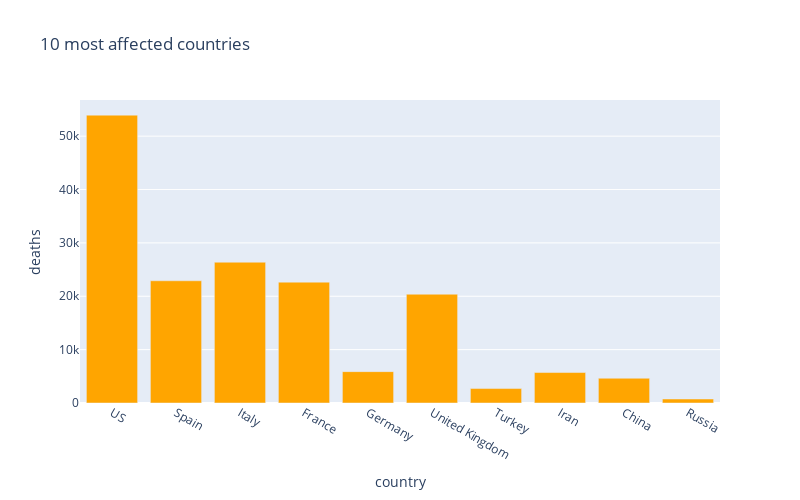

Notebook cell for this chart:
### Code cell
sorted_country_df = country_df.sort_values('confirmed', ascending= False)
px.bar(
    sorted_country_df.head(10),
    x = "country",
    y = "deaths",
    title= "10 most affected countries", # the axis names
    color_discrete_sequence=["orange"], 
    height=500,
    width=800
)

### Figure 1 — Plotly figure (JSON) as saved in the notebook; plotly's stock layout.template omitted (floating-point values rounded to 4 significant figures)
{"data": [{"alignmentgroup": "True", "hovertemplate": "country=%{x}<br>deaths=%{y}<extra></extra>", "legendgroup": "", "marker": {"color": "orange"}, "name": "", "offsetgroup": "", "orientation": "v", "showlegend": false, "textposition": "auto", "type": "bar", "x": ["US", "Spain", "Italy", "France", "Germany", "United Kingdom", "Turkey", "Iran", "China", "Russia"], "xaxis": "x", "y": [53934, 22902, 26384, 22648, 5877, 20381, 2706, 5710, 4636, 747], "yaxis": "y"}], "layout": {"barmode": "relative", "height": 500, "legend": {"tracegroupgap": 0}, "title": {"text": "10 most affected countries"}, "width": 800, "xaxis": {"anchor": "y", "domain": [0, 1], "title": {"text": "country"}}, "yaxis": {"anchor": "x", "domain": [0, 1], "title": {"text": "deaths"}}}}
